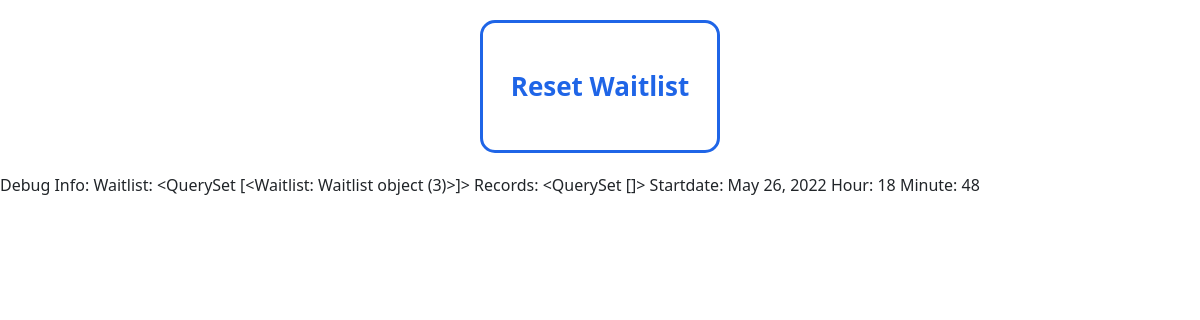
The app's page /dashboard, older data.
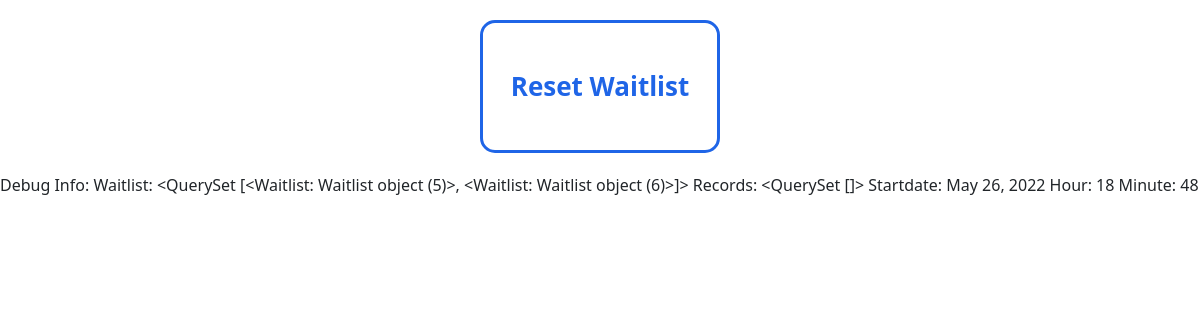
The same page, newer data.
### attendance/models.py (models this page shows)
class Waitlist (models.Model):
    id = models.AutoField(primary_key=True)
    student = models.ForeignKey(Student, on_delete=models.CASCADE, related_name = "student_waitlist")

### attendance/views.py (the view)
# urls.py: path("dashboard", views.dashboard, name="dashboard"),
def dashboard(request):
    startdate = datetime.today()-timedelta(hours=8)
    enddate = startdate + timedelta(days=1)
    records = Bathroom.objects.filter(time_out__gt = startdate).order_by('-time_out')
    return render(request, 'dashboard.html',{
        "waitlist": Waitlist.objects.all(),
        "records": records,
        "startdate":startdate.date,
        "hour": datetime.now().hour,
        "minute": datetime.now().minute
    })

### attendance/templates/dashboard.html (shortened to what this page needs)
{% extends 'layout.html' %}
{% block body %}
<form action="{% url 'reset'%}" method="post">
    <div  class="text-center "  >
            <input class="bttn choice" type="submit" value="Reset Waitlist">
    </div>
</form>
Debug Info:
Waitlist: {{waitlist}}
Records: {{records}}
Startdate: {{startdate}}
Hour: {{hour}}
Minute: {{minute}}
{% endblock %}

### attendance/templates/layout.html (shortened to what this page needs)
{% load static %}
<!DOCTYPE html>
<html lang="en">
    <head>
        <link href="https://cdn.jsdelivr.net/npm/bootstrap@5.2.0-beta1/dist/css/bootstrap.min.css" rel="stylesheet">
        <link href="{% static 'styles.css' %}" rel="stylesheet">
    </head>
    {% block body %}
    {% endblock%}
</html>

### attendance/static/styles.css (style rules this page uses)
.bttn { border: solid; background-color: inherit; padding: 44px 28px; font-size: 26px; font-weight: 600; cursor: pointer; display: inline-block; margin:20px; border-radius: 15px; }
.choice { color: rgb(31, 101, 231); }

Row changes from the older to the newer data that the page shows:
removed Waitlist: id "<QuerySet [<Waitlist: Waitlist object (3)>]>"
added Waitlist: id "<QuerySet [<Waitlist: Waitlist object (5)>, <Waitlist: Waitlist object (6)>]>"
